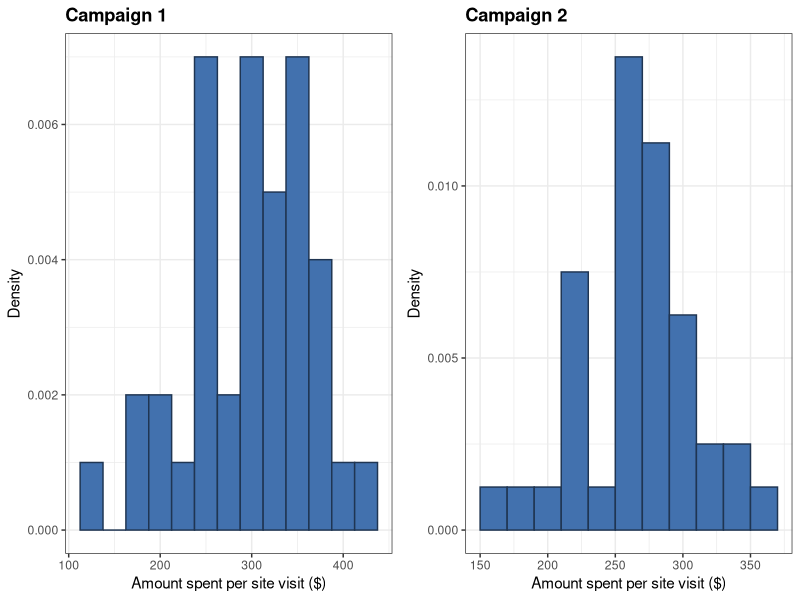
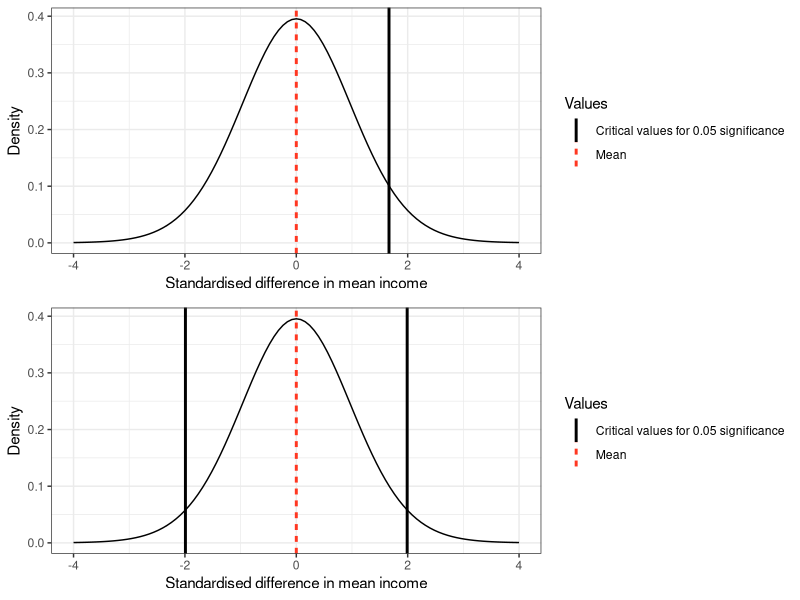
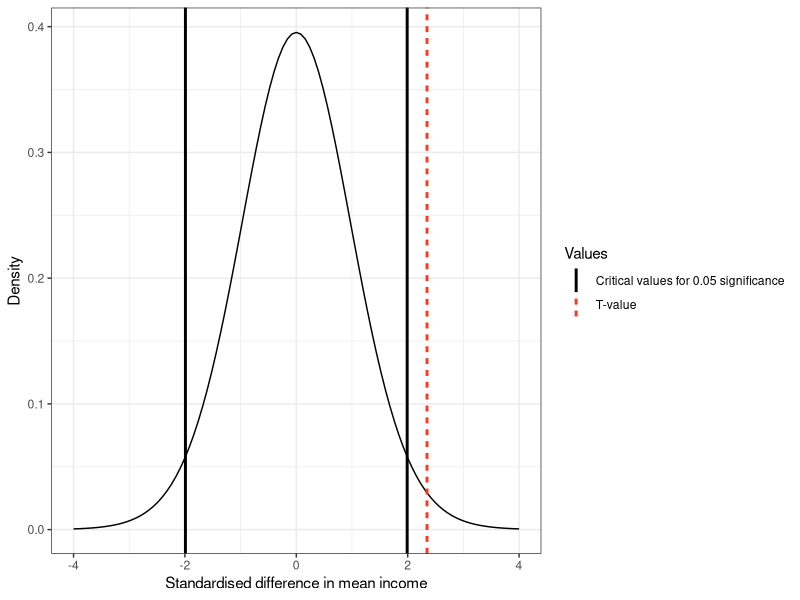

Source code (R) for these figures, in order:
## ---- chunk 1
set.seed(567)
campaign.1 <- rt(40, 39) * 60 + 310
campaign.2 <- rt(40, 39) * 58 + 270
## ---- chunk 2
# Load required packages
require(ggplot2); require(gridExtra)

# Set the colours for the graphs
barfill <- "#4271AE"
barlines <- "#1F3552"
line1 <- "black"
line2 <- "#FF3721"

# Plotting histogram of sample 1
g1 <- ggplot(data=as.data.frame(campaign.1), aes(campaign.1)) + 
        geom_histogram(aes(y = ..density..), 
                       binwidth = 25, fill = barfill, colour = barlines) +
        xlab("Amount spent per site visit ($)") +
        ylab("Density") +
        theme_bw() +
        ggtitle("Campaign 1") + 
        theme(plot.title = element_text(lineheight=1.1, face="bold")) 
            
# Plotting histogram of sample 2
g2 <- ggplot(data=as.data.frame(campaign.2), aes(campaign.2)) + 
        geom_histogram(aes(y = ..density..), 
                       binwidth = 20, fill = barfill, colour = barlines) +
        xlab("Amount spent per site visit ($)") +
        ylab("Density") +
        theme_bw() +
        ggtitle("Campaign 2") + 
        theme(plot.title = element_text(lineheight=1.1, face="bold"))

# Printing histograms
grid.arrange(g1, g2, nrow = 1, ncol = 2)
## ---- chunk 3
diff.means <- mean(campaign.1) - mean(campaign.2)
## ---- chunk 4
# First calculate the pooled standard deviation (assuming equal variances, with equal sample sizes)
sp <- sqrt((sd(campaign.1)^2 + sd(campaign.2)^2)/2)

# Then calculate the standard error of the mean difference
se <- sp * (1 / length(campaign.1) + 1 / length(campaign.1))^.5

# The t-value is the difference in means divided by the standard error
t.value <- (diff.means - 0) / se
## ---- chunk 5
require(ggplot2); require(gridExtra)

col1 <- "black"
col2 <- "#FF3721"

one.sided.rr <- qt(.95, 78)
line1 <- data.frame(Values="Critical values for 0.05 significance", vals = one.sided.rr)
line2 <- data.frame(Values="Mean", vals = 0)
lines <- rbind(line1, line2)

g1 <- ggplot(data.frame(x = c(-4, 4)), aes(x)) + 
        stat_function(fun = dt, args = list(df = 28)) +
        xlab("Standardised difference in mean income") + 
        ylab("Density") + 
        theme_bw() +
        geom_vline(data=lines, aes(xintercept=vals, linetype = Values, 
                            colour = Values), size = 1, show_guide = TRUE) + 
        scale_color_manual(values=c("Critical values for 0.05 significance" = col1, 
                                    "Mean" = col2))

two.sided.rr <- qt(c(.025, .975), 78)
line1 <- data.frame(Values="Critical values for 0.05 significance", vals = two.sided.rr)
line2 <- data.frame(Values="Mean", vals = 0)
lines <- rbind(line1, line2)

g2 <- ggplot(data.frame(x = c(-4, 4)), aes(x)) + 
        stat_function(fun = dt, args = list(df = 28)) +
        xlab("Standardised difference in mean income") + 
        ylab("Density") + 
        theme_bw() +
        geom_vline(data=lines, aes(xintercept=vals, linetype = Values, 
                            colour = Values), size = 1, show_guide = TRUE) + 
        scale_color_manual(values=c("Critical values for 0.05 significance" = col1, 
                                    "Mean" = col2))

grid.arrange(g1, g2, nrow = 2, ncol = 1)
## ---- chunk 6
# Generate the 95% confidence interval.
lci <- -1 * qt(c(.975), 78)
uci <- qt(c(.975), 78)
## ---- chunk 7
# Plot the t function with test statistic and relevant 95% confidence interval
require(ggplot2)

line1 <- data.frame(Values="Critical values for 0.05 significance", vals = c(lci, uci))
line2 <- data.frame(Values="T-value", vals = t.value)
lines <- rbind(line1, line2)

ggplot(data.frame(x = c(-4, 4)), aes(x)) + 
    stat_function(fun = dt, args = list(df = 28)) +
    xlab("Standardised difference in mean income") +  
    ylab("Density") + 
    theme_bw() +
    geom_vline(data=lines, aes(xintercept=vals, linetype = Values, 
                        colour = Values), size = 1, show_guide = TRUE) + 
    scale_color_manual(values=c("Critical values for 0.05 significance" = col1, 
                                "T-value" = col2))
## ---- chunk 8
test <- t.test(campaign.1, campaign.2, paired = FALSE, var.equal = TRUE)
test 
